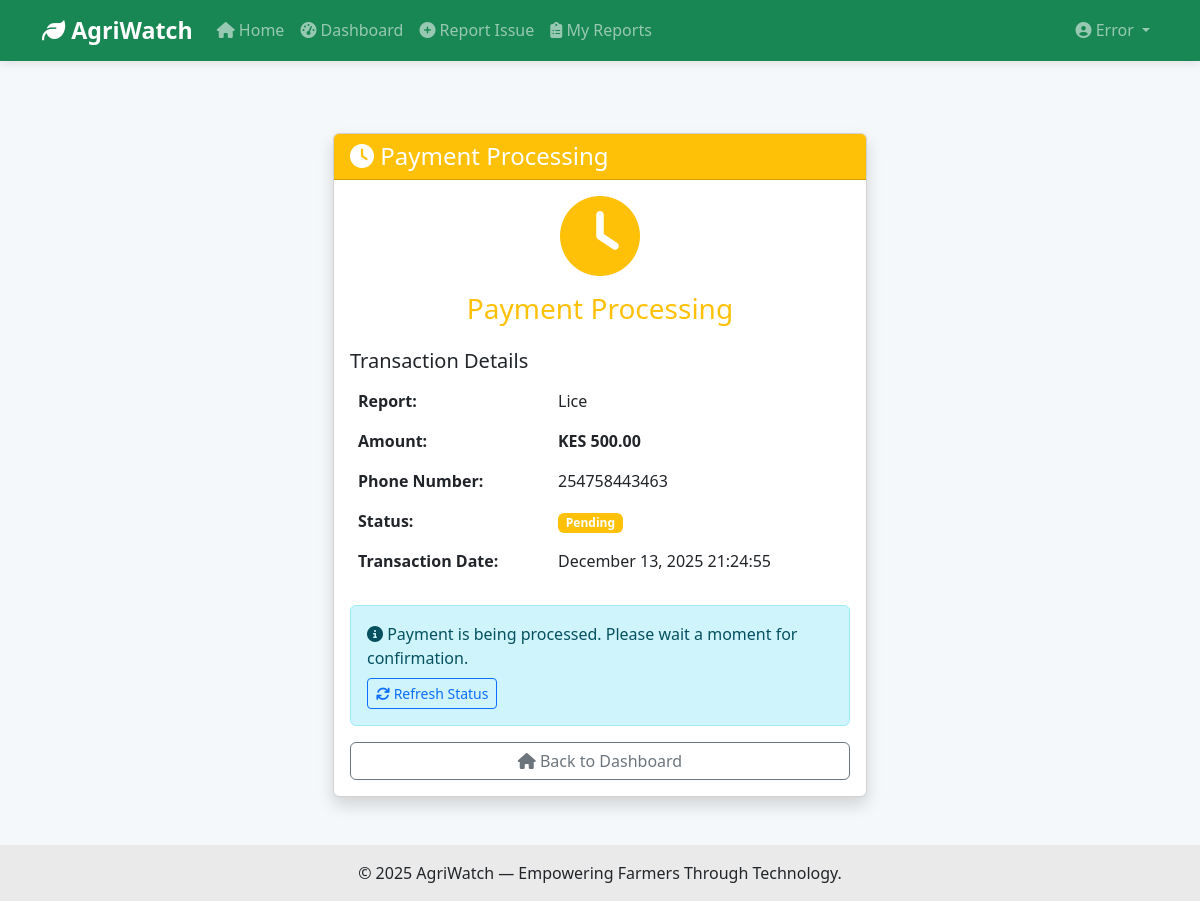
The page /payments/status/3/ (signed in) on the database its author committed.
### accounts/models.py (models this page shows, shortened)
class User(AbstractUser):
    USER_TYPE_CHOICES = (
        ('farmer', 'Farmer'),
        ('expert', 'Expert'),
    )
    user_type = models.CharField(max_length=10, choices=USER_TYPE_CHOICES)
    profile_image = CloudinaryField('image', blank=True, null=True)
    bio = models.TextField(max_length=500, null=True, blank=True)
    specialties = models.CharField(max_length=250, null=True, blank=True,
                                   help_text='Comma separated list of specialties')
    credentials = models.TextField(null=True, blank=True, help_text='Qualifications and credentials')
    available = models.BooleanField(default=True, help_text='Is the expert currently available?')
    avg_rating = models.DecimalField(max_digits=3, decimal_places=2, default=0.00)
    rating_count = models.IntegerField(default=0)
    @property
    def unread_notifications_count(self):
        try:
            return self.notifications.filter(unread=True).count()
        except Exception:
            return 0

### farmcare/models.py (models this page shows, shortened)
class Report(models.Model):
    ISSUE_TYPE_CHOICES = (
        ('pest', 'Pest'),
        ('disease', 'Disease'),
        ('weather', 'Weather Damage'),
        ('soil', 'Soil Issue'),
        ('water', 'Water/Irrigation'),
        ('other', 'Other'),
    )
    STATUS_CHOICES = (
        ('pending', 'Pending'),
        ('in_progress', 'In Progress'),
        ('resolved', 'Resolved'),
    )
    PAYMENT_STATUS_CHOICES = (
        ('unpaid', 'Unpaid'),
        ('pending', 'Payment Pending'),
        ('paid', 'Paid'),
        ('failed', 'Payment Failed'),
    )
    user = models.ForeignKey(User, on_delete=models.CASCADE, related_name='reports')
    title = models.CharField(max_length=200)
    description = models.TextField()
    issue_type = models.CharField(max_length=20, choices=ISSUE_TYPE_CHOICES, default='pest')
    status = models.CharField(max_length=20, choices=STATUS_CHOICES, default='pending')
    assigned_to = models.ForeignKey(User, on_delete=models.SET_NULL, null=True, blank=True, related_name='assigned_reports')
    payment_status = models.CharField(max_length=20, choices=PAYMENT_STATUS_CHOICES, default='unpaid')
    amount = models.DecimalField(max_digits=10, decimal_places=2, default=500.00)  # Default 500 KES
    photo = CloudinaryField('image', blank=True, null=True)
    created_at = models.DateTimeField(auto_now_add=True)
    updated_at = models.DateTimeField(auto_now=True)
    class Meta:
        ordering = ['-created_at']

class Payment(models.Model):
    PAYMENT_METHOD_CHOICES = (
        ('mpesa', 'M-Pesa'),
    )
    TRANSACTION_STATUS_CHOICES = (
        ('initiated', 'Initiated'),
        ('pending', 'Pending'),
        ('success', 'Success'),
        ('failed', 'Failed'),
        ('cancelled', 'Cancelled'),
    )
    report = models.ForeignKey(Report, on_delete=models.CASCADE, related_name='payments')
    user = models.ForeignKey(User, on_delete=models.CASCADE, related_name='payments')
    amount = models.DecimalField(max_digits=10, decimal_places=2)
    phone_number = models.CharField(max_length=15)  # M-Pesa phone number
    payment_method = models.CharField(max_length=20, choices=PAYMENT_METHOD_CHOICES, default='mpesa')
    transaction_status = models.CharField(max_length=20, choices=TRANSACTION_STATUS_CHOICES, default='initiated')
    mpesa_checkout_request_id = models.CharField(max_length=200, blank=True, null=True)
    mpesa_merchant_request_id = models.CharField(max_length=200, blank=True, null=True)
    mpesa_result_code = models.CharField(max_length=10, blank=True, null=True)
    mpesa_result_description = models.TextField(blank=True, null=True)
    mpesa_receipt_number = models.CharField(max_length=200, blank=True, null=True)
    created_at = models.DateTimeField(auto_now_add=True)
    updated_at = models.DateTimeField(auto_now=True)
    class Meta:
        ordering = ['-created_at']

### payments/views.py (the view)
# urls.py: path('status/<int:payment_id>/', views.payment_status_view, name='status'),
@login_required
def payment_status_view(request, payment_id):
    payment = get_object_or_404(
        Payment,
        pk=payment_id,
        report__user=request.user
    )
    return render(request, 'payments/status.html', {
        'payment': payment,
        'report': payment.report
    })

### templates/payments/status.html (shortened to what this page needs)
{% extends "base.html" %}
{% block content %}
<div class="container py-5">
    <div class="row justify-content-center">
        <div class="col-md-6">
            <div class="card shadow">
                <div class="card-header {% if payment.transaction_status == 'success' %}bg-success{% elif payment.transaction_status == 'failed' %}bg-danger{% else %}bg-warning{% endif %} text-white">
                    <h4 class="mb-0">
                        {% if payment.transaction_status == 'success' %}
                            <i class="fas fa-check-circle"></i> Payment Successful
                        {% elif payment.transaction_status == 'failed' %}
                            <i class="fas fa-times-circle"></i> Payment Failed
                        {% else %}
                            <i class="fas fa-clock"></i> Payment Processing
                        {% endif %}
                    </h4>
                </div>
                <div class="card-body">
                    <div class="text-center mb-4">
                        {% if payment.transaction_status == 'success' %}
                            <div class="mb-3">
                                <i class="fas fa-check-circle fa-5x text-success"></i>
                            </div>
                            <h3 class="text-success">Payment Successful!</h3>
                        {% elif payment.transaction_status == 'failed' %}
                            <div class="mb-3">
                                <i class="fas fa-times-circle fa-5x text-danger"></i>
                            </div>
                            <h3 class="text-danger">Payment Failed</h3>
                        {% else %}
                            <div class="mb-3">
                                <i class="fas fa-clock fa-5x text-warning"></i>
                            </div>
                            <h3 class="text-warning">Payment Processing</h3>
                        {% endif %}
                    </div>
                    <div class="mb-4">
                        <h5>Transaction Details</h5>
                        <table class="table table-borderless">
                            <tr>
                                <th width="40%">Report:</th>
                                <td>{{ report.title }}</td>
                            </tr>
                            <tr>
                                <th>Amount:</th>
                                <td><strong>KES {{ payment.amount }}</strong></td>
                            </tr>
                            <tr>
                                <th>Phone Number:</th>
                                <td>{{ payment.phone_number }}</td>
                            </tr>
                            <tr>
                                <th>Status:</th>
                                <td>
                                    <span class="badge {% if payment.transaction_status == 'success' %}bg-success{% elif payment.transaction_status == 'failed' %}bg-danger{% else %}bg-warning{% endif %}">
                                        {{ payment.get_transaction_status_display }}
                                    </span>
                                </td>
                            </tr>
                            <tr>
                                <th>Transaction Date:</th>
                                <td>{{ payment.created_at|date:"F d, Y H:i:s" }}</td>
                            </tr>
                        </table>
                    </div>
                    {% if payment.transaction_status == 'pending' %}
                    <div class="alert alert-info">
                        <i class="fas fa-info-circle"></i>
                        Payment is being processed. Please wait a moment for confirmation.
                        <div class="mt-2">
                            <button id="refresh-status" class="btn btn-sm btn-outline-primary">
                                <i class="fas fa-sync"></i> Refresh Status
                            </button>
                        </div>
                    </div>
                    {% endif %}
                    <div class="d-grid gap-2">
                        <a href="{% url 'farmcare:dashboard' %}" class="btn btn-outline-secondary">
                            <i class="fas fa-home"></i> Back to Dashboard
                        </a>
                    </div>
                </div>
            </div>
        </div>
    </div>
</div>
{% endblock %}

### templates/base.html (shortened to what this page needs)
<!DOCTYPE html>
<html lang="en">
<head>
    <link href="https://cdn.jsdelivr.net/npm/bootstrap@5.3.0/dist/css/bootstrap.min.css" rel="stylesheet">
    <link rel="stylesheet" href="https://cdnjs.cloudflare.com/ajax/libs/font-awesome/6.4.0/css/all.min.css">
</head>
<body>
    <nav class="navbar navbar-expand-lg navbar-dark bg-success sticky-top">
        <div class="container">
            <a class="navbar-brand" href="{% url 'home' %}">
                <i class="fas fa-leaf"></i> AgriWatch
            </a>
            <div class="collapse navbar-collapse" id="navbarNav">
                <ul class="navbar-nav me-auto">
                    {% if user.is_authenticated %}
                        <li class="nav-item">
                            <a class="nav-link" href="{% url 'home' %}">
                                <i class="fas fa-home"></i> Home
                            </a>
                        </li>
                        <li class="nav-item">
                            <a class="nav-link" href="{% if user.user_type == 'expert' %}{% url 'farmcare:expert_dashboard' %}{% else %}{% url 'farmcare:dashboard' %}{% endif %}">
                                <i class="fas fa-tachometer-alt"></i> Dashboard
                            </a>
                        </li>
                        {% if user.user_type != 'expert' %}
                        <li class="nav-item">
                            <a class="nav-link" href="{% url 'farmcare:report_create' %}">
                                <i class="fas fa-plus-circle"></i> Report Issue
                            </a>
                        </li>
                        {% endif %}
                        <li class="nav-item">
                            <a class="nav-link" href="{% url 'farmcare:reports' %}">
                                <i class="fas fa-clipboard-list"></i> My Reports
                            </a>
                        </li>
                    {% endif %}
                </ul>
                <ul class="navbar-nav">
                    {% if user.is_authenticated %}
                        <li class="nav-item dropdown">
                            <a class="nav-link dropdown-toggle" href="#" id="navbarDropdown" role="button"
                               data-bs-toggle="dropdown" aria-expanded="false">
                                <i class="fas fa-user-circle"></i> {{ user.username }}
                            </a>
                        </li>
                    {% endif %}
                </ul>
            </div>
        </div>
    </nav>
    <div class="content">
        <div class="container mt-4">
            {% block content %}{% endblock %}
        </div>
    </div>
    <footer class="py-3 text-center">
        <p class="mb-0">&copy; 2025 AgriWatch — Empowering Farmers Through Technology.</p>
    </footer>
</body>
</html>

### templates/base.html (style rules this page uses)
body { margin: 0; padding: 0; min-height: 100vh; display: flex; flex-direction: column; background-color: #f5f8fa; }
.content { flex: 1; }
.navbar-brand { font-weight: bold; font-size: 1.45rem; }
footer { background: #eaeaea; }
.navbar { transition: all 0.3s ease-in-out; box-shadow: 0 2px 10px rgba(0, 0, 0, 0.1); }

### rows shown on the page
User: username "Error"
Report: title "Lice"
Payment: amount "500.00", phone_number "254758443463", transaction_status "Pending", created_at "December 13, 2025 21:24:55"
